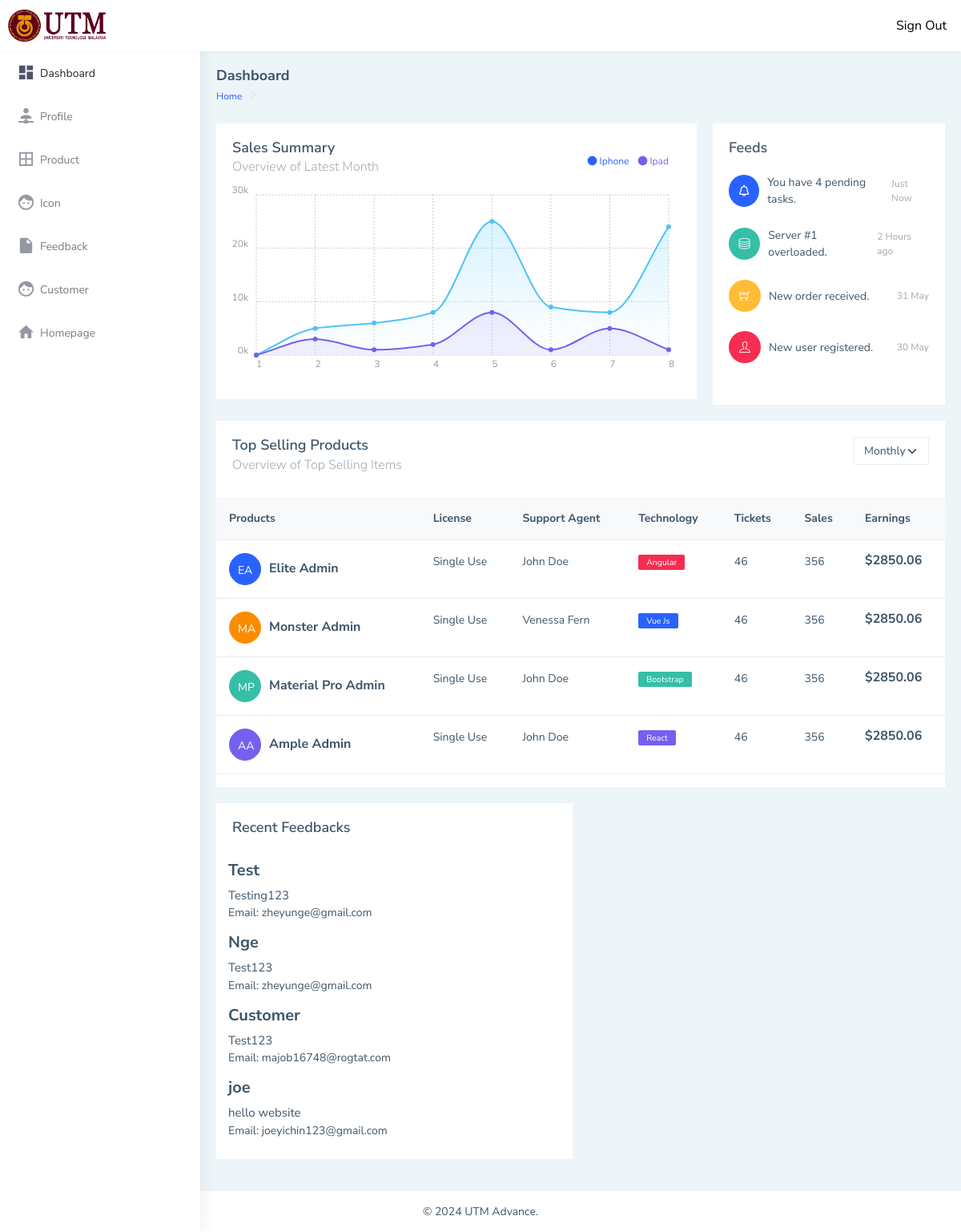
The page /AS/index.php on the database its author committed.
### tables this page shows
CREATE TABLE `feedback` (
  `Name` varchar(255) NOT NULL,
  `Email` varchar(255) NOT NULL,
  `Subject` varchar(255) NOT NULL,
  `Message` longtext NOT NULL
);

### AS/index.php (the view, shortened to what the rows shown need)
<!DOCTYPE html>
<html dir="ltr" lang="en">
<head>
    <link href="assets/libs/chartist/dist/chartist.min.css" rel="stylesheet">
    <link href="dist/css/style.min.css" rel="stylesheet">
</head>
<body>
    <div id="main-wrapper" data-layout="vertical" data-navbarbg="skin5" data-sidebartype="full"
        data-sidebar-position="absolute" data-header-position="absolute" data-boxed-layout="full">
        <div class="page-wrapper">
            <div class="container-fluid">
                <div class="row">
                    <div class="col-12">
                        <div class="card">
                            <div class="table-responsive">
                                <table class="table v-middle">
                                    <thead>
                                        <tr class="bg-light">
                                            <th class="border-top-0">Products</th>
                                            <th class="border-top-0">License</th>
                                            <th class="border-top-0">Support Agent</th>
                                            <th class="border-top-0">Technology</th>
                                            <th class="border-top-0">Tickets</th>
                                            <th class="border-top-0">Sales</th>
                                            <th class="border-top-0">Earnings</th>
                                        </tr>
                                    </thead>
                                </table>
                            </div>
                        </div>
                    </div>
                </div>
                <div class="row">
                    <div class="col-lg-6">
                        <div class="card">
                            <div class="comment-widgets scrollable">
							<?php
                                require '../Function/config.php';
                                $sql = "SELECT Name, Email, Message FROM feedback LIMIT 4";
                                $result = $con->query($sql);
                                if ($result->num_rows > 0) {
									while($row = $result->fetch_assoc()) {
										echo "<div class='comment-text w-100'>
												<h6 style = 'font-size: 20px;'>" . htmlspecialchars($row["Name"]) . "</h6>
												<span style = 'font-size: 15px;'>" . htmlspecialchars($row["Message"]) . "</span>
												<span class='m-b-15 d-block'>Email: ". htmlspecialchars($row["Email"]) . "</span>
											</div>";
									}
                                } else {
                                    echo "<p>No feedback available.</p>";
                                }
                            ?>
                            </div>
                        </div>
                    </div>
                            </div>
                        </div>
                    </div>
                </div>
</body>
</html>

### rows shown on the page
feedback: Name "Test", Message "Testing123", Email "zheyunge@gmail.com"
feedback: Name "Nge", Message "Test123", Email "zheyunge@gmail.com"
feedback: Name "Customer", Message "Test123", Email "majob16748@rogtat.com"
feedback: Name "joe", Message "hello website", Email "joeyichin123@gmail.com"
